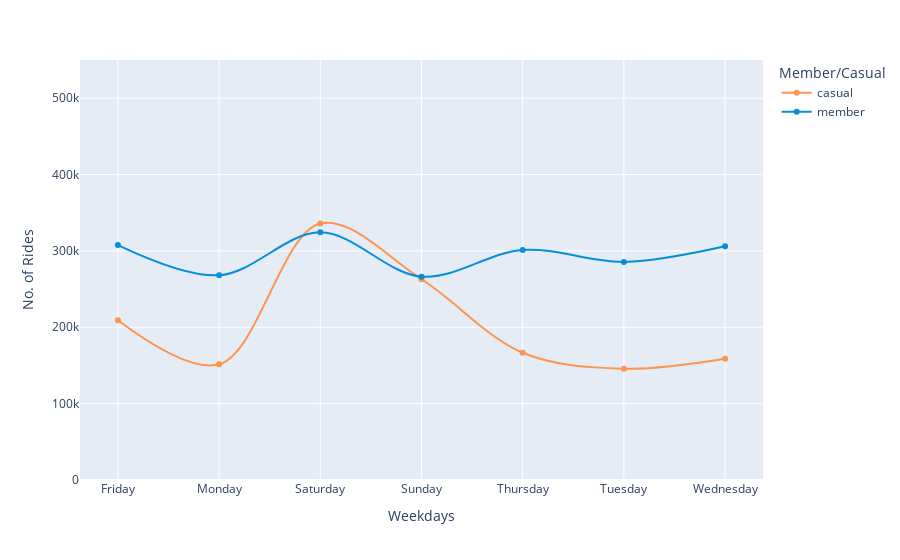

Notebook code cell kept with this figure:
### Markdown cell above
### **9) Average Number of Rides in Each Weekday**

### Code cell
fig_3 = df.groupby(['day_of_week', 'member_casual'], as_index=False).count()

px.line(fig_3, x = 'day_of_week', y = 'ride_id', range_y = [0,550000],
        color = 'member_casual',  
        line_shape = 'spline',
        markers=True,
        labels = {'ride_id': 'No. of Rides', 'day_of_week': 'Weekdays', 'member_casual': 'Member/Casual'},
        hover_name = 'member_casual', hover_data = {'member_casual': False, 'trip_month': False, 'ride_id': True}, 
        color_discrete_map = {'casual': '#FF934F', 'member': '#058ED9'})

### Figure 1 — Plotly figure (JSON) as saved in the notebook; plotly's stock layout.template omitted (floating-point values rounded to 4 significant figures)
{"data": [{"customdata": [["casual", 209131], ["casual", 151460], ["casual", 335901], ["casual", 262861], ["casual", 166672], ["casual", 145660], ["casual", 158691]], "hovertemplate": "<b>%{hovertext}</b><br><br>Weekdays=%{x}<br>No. of Rides=%{y}<extra></extra>", "hovertext": ["casual", "casual", "casual", "casual", "casual", "casual", "casual"], "legendgroup": "casual", "line": {"color": "#FF934F", "dash": "solid", "shape": "spline"}, "marker": {"symbol": "circle"}, "mode": "lines+markers", "name": "casual", "orientation": "v", "showlegend": true, "type": "scatter", "x": ["Friday", "Monday", "Saturday", "Sunday", "Thursday", "Tuesday", "Wednesday"], "xaxis": "x", "y": [209131, 151460, 335901, 262861, 166672, 145660, 158691], "yaxis": "y"}, {"customdata": [["member", 307671], ["member", 268096], ["member", 324283], ["member", 266256], ["member", 301321], ["member", 285632], ["member", 306113]], "hovertemplate": "<b>%{hovertext}</b><br><br>Weekdays=%{x}<br>No. of Rides=%{y}<extra></extra>", "hovertext": ["member", "member", "member", "member", "member", "member", "member"], "legendgroup": "member", "line": {"color": "#058ED9", "dash": "solid", "shape": "spline"}, "marker": {"symbol": "circle"}, "mode": "lines+markers", "name": "member", "orientation": "v", "showlegend": true, "type": "scatter", "x": ["Friday", "Monday", "Saturday", "Sunday", "Thursday", "Tuesday", "Wednesday"], "xaxis": "x", "y": [307671, 268096, 324283, 266256, 301321, 285632, 306113], "yaxis": "y"}], "layout": {"legend": {"title": {"text": "Member/Casual"}, "tracegroupgap": 0}, "margin": {"t": 60}, "xaxis": {"anchor": "y", "domain": [0.0, 1.0], "title": {"text": "Weekdays"}}, "yaxis": {"anchor": "x", "domain": [0.0, 1.0], "range": [0, 550000], "title": {"text": "No. of Rides"}}}}
